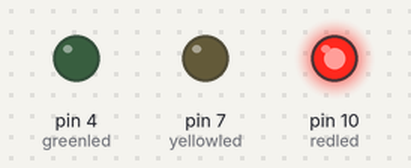
Recording of a sketch running on a simulated Arduino Uno, built with avr-gcc and run on an emulated ATmega328P. Shown: output pins drawn as LEDs (lit = HIGH).

Above: at 1.1 s.
At 3.1 s:
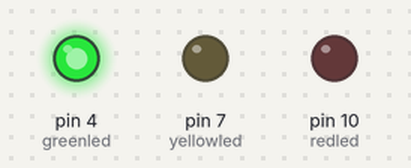
At 4.5 s:
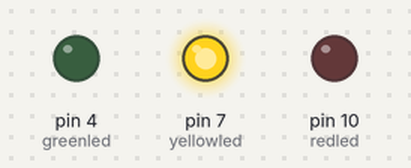
Timing chart, 0 to 6.5 s (numbered marks = the images above):
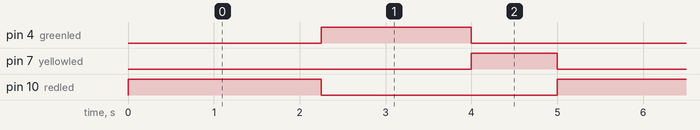

The sketch:

traffic_light.ino
```cpp
//紅綠燈 traffic light
//20240507

//紅綠燈控制
int redled =10;
int yellowled =7;
int greenled =4;
void setup()
{
  pinMode(redled, OUTPUT);
  pinMode(yellowled, OUTPUT);
  pinMode(greenled, OUTPUT);
}
void loop()
{
  digitalWrite(redled, HIGH);
  delay(2250);
  digitalWrite(redled, LOW);
  digitalWrite(greenled, HIGH);
  delay(1750);
  digitalWrite(greenled, LOW);
  digitalWrite(yellowled, HIGH);
  delay(1000);
  digitalWrite(yellowled, LOW);

}
```

Measured:
- by itself, pin 4 (greenled): alternates HIGH for 1.8 s and LOW for 3.3 s
- by itself, pin 7 (yellowled): alternates HIGH for 1.0 s and LOW for 4.0 s
- by itself, pin 10 (redled): alternates HIGH for 2.3 s and LOW for 2.8 s
